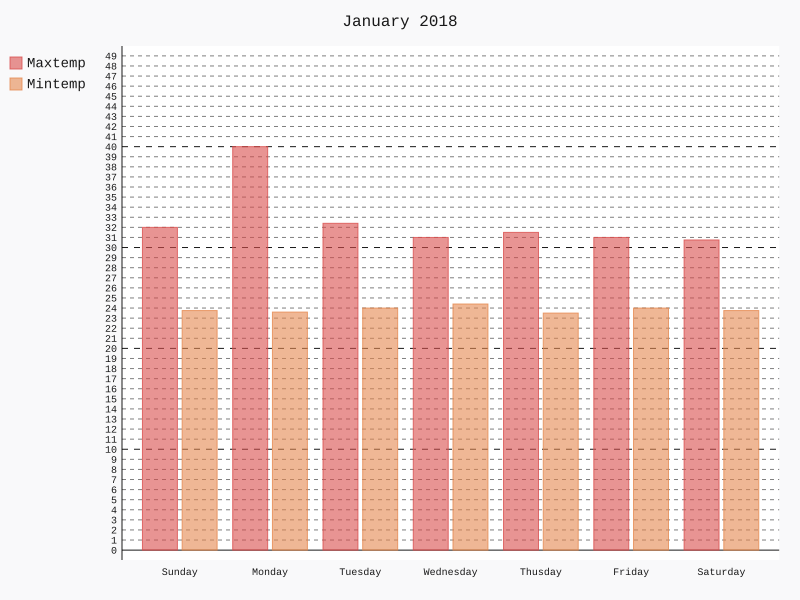

Source code (Python):
import pandas as pd
import pygal
from pygal.style import RedBlueStyle

def chart():
    """ Jan """
    data = pd.read_csv("1-january.csv")
    line_chart = pygal.Bar(fill=True, interpolate='cubic', style=RedBlueStyle)
    line_chart.title = 'January 2018'
    line_chart.x_labels = data.day
    line_chart.y_labels = map(int, range(0, 50, 1))
    line_chart.add('Maxtemp', data.Max)
    line_chart.add('Mintemp', data.Min)
    line_chart.render_to_file("1jan.svg")
chart()
